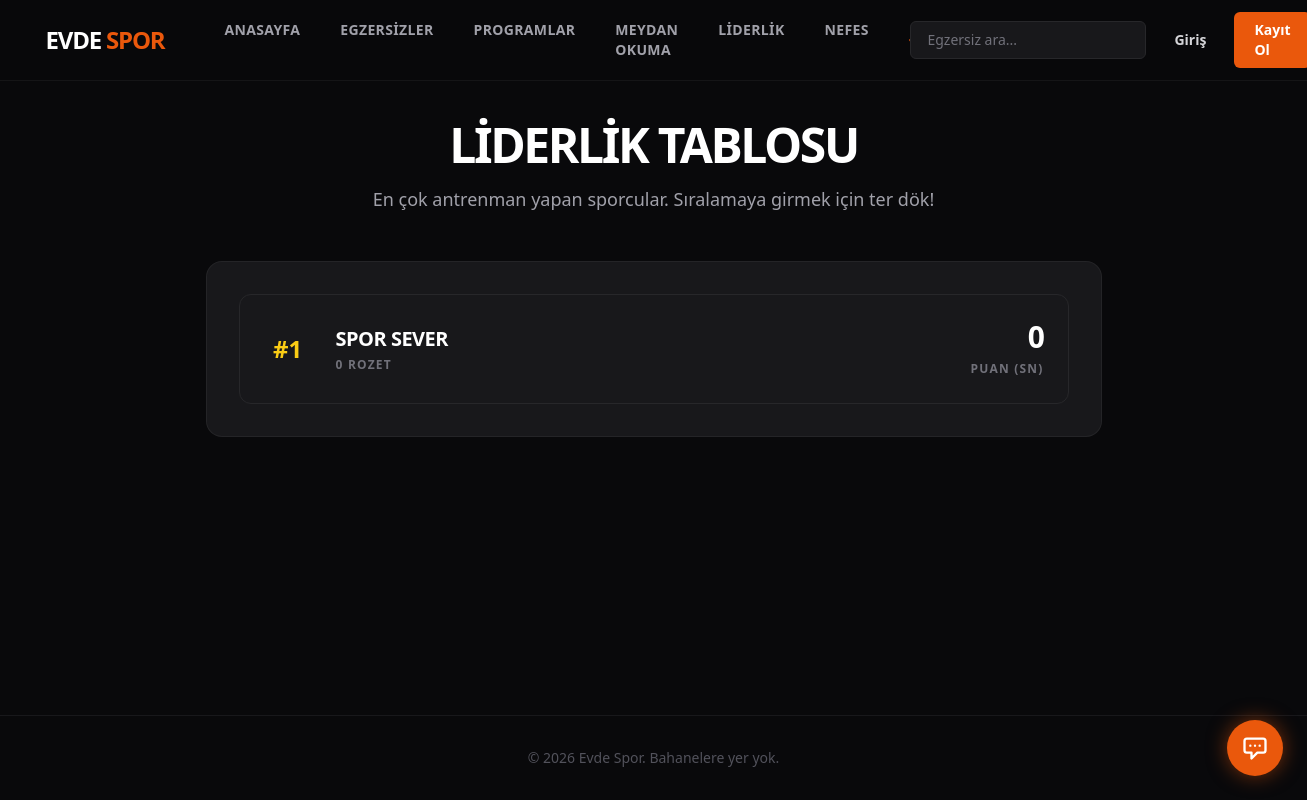
Page /liderlik on the committed database.
### models.py (models this page shows)
class User(UserMixin, db.Model):
    id = db.Column(db.Integer, primary_key=True)
    name = db.Column(db.String(100), nullable=False)
    email = db.Column(db.String(120), unique=True, nullable=False)
    password_hash = db.Column(db.String(256), nullable=False)
    created_at = db.Column(db.DateTime, default=datetime.utcnow)
    water_intake_ml = db.Column(db.Integer, default=0)
    fasting_start = db.Column(db.DateTime, nullable=True)
    quiz_completed = db.Column(db.Boolean, default=False)
    goal = db.Column(db.String(50), nullable=True)
    fitness_level = db.Column(db.String(50), nullable=True)
    target_area = db.Column(db.String(50), nullable=True)
    current_streak = db.Column(db.Integer, default=0)
    longest_streak = db.Column(db.Integer, default=0)
    last_active_date = db.Column(db.Date, nullable=True)
    favorites = db.relationship('Exercise', secondary=user_favorites, lazy='subquery',
        backref=db.backref('favorited_by', lazy=True))

### app.py (the view)
    @app.route('/liderlik')
    def leaderboard():
        users = User.query.all()
        leaderboard_data = []
        for u in users:
            total_duration = sum([p.duration_spent or 0 for p in u.progress])
            leaderboard_data.append({
                'name': u.name,
                'score': total_duration,
                'badges': len(u.badges)
            })
        leaderboard_data = sorted(leaderboard_data, key=lambda x: x['score'], reverse=True)[:10]
        return render_template('leaderboard.html', leaderboard_data=leaderboard_data)

### templates/leaderboard.html (shortened to what this page needs)
{% extends 'base.html' %}
{% block content %}
<div class="max-w-4xl mx-auto relative z-10">
    <div class="text-center mb-12">
        <h1 class="text-4xl md:text-5xl font-black text-white uppercase tracking-tighter mb-4">Liderlik Tablosu</h1>
        <p class="text-zinc-400 text-lg">En çok antrenman yapan sporcular. Sıralamaya girmek için ter dök!</p>
    </div>
    <div class="athletic-card rounded-2xl overflow-hidden p-8">
        <div class="space-y-4">
            {% for row in leaderboard_data %}
                <div class="bg-zinc-900 border border-zinc-800 p-4 md:p-6 rounded-xl flex items-center justify-between transition-all hover:border-accent/50 group">
                    <div class="flex items-center gap-6">
                        <div class="w-12 h-12 flex items-center justify-center font-black text-2xl
                                    {% if loop.index == 1 %} text-yellow-400
                                    {% elif loop.index == 2 %} text-zinc-300
                                    {% elif loop.index == 3 %} text-orange-600
                                    {% else %} text-zinc-600 {% endif %}">
                            #{{ loop.index }}
                        </div>
                        <div>
                            <h3 class="text-white font-bold text-xl uppercase tracking-tight group-hover:text-accent transition-colors">{{ row.name }}</h3>
                            <div class="flex items-center mt-1 space-x-3">
                                <span class="text-xs font-bold text-zinc-500 uppercase tracking-widest">{{ row.badges }} Rozet</span>
                            </div>
                        </div>
                    </div>
                    <div class="text-right">
                        <span class="block text-3xl font-black text-white tracking-tighter">{{ row.score }}</span>
                        <span class="text-xs font-bold text-zinc-500 uppercase tracking-widest">Puan (Sn)</span>
                    </div>
                </div>
            {% endfor %}
        </div>
    </div>
</div>
{% endblock %}

### templates/base.html (style rules this page uses)
body { background-color: #09090b; color: #fafafa; }
.athletic-card { background-color: #18181b; border: 1px solid rgba(255, 255, 255, 0.05); transition: all 0.3s ease; }

### rows in the picture
User: name "SPOR SEVER", badges "0", score "0"
